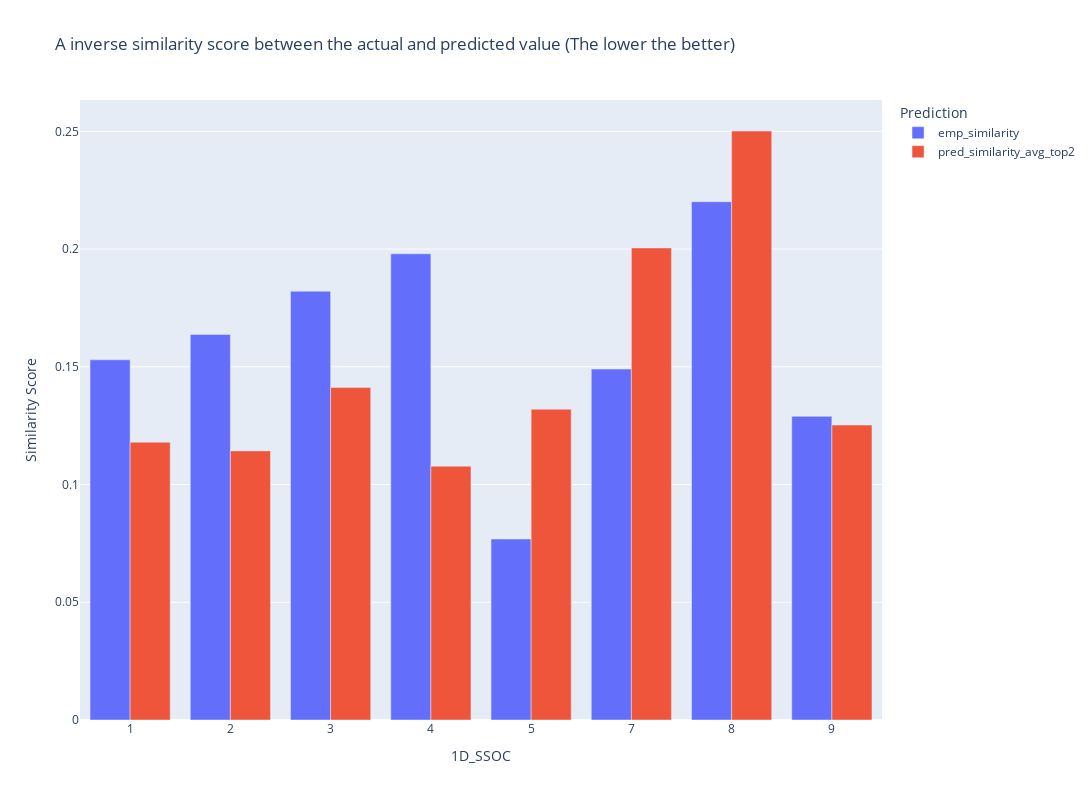

The notebook cell this image was saved under:
### Markdown cell above
From the graph below, we can come to two conclusions:

1. This supports point 3 that returning top 10 results causes too much variability across the different predictions. Returning only the top 2 results drastically reduces the difference scores.
2. For Group 5, 7 and 8. There is a need to focus on improving the prediction strength for these three groups.

### Code cell
fig = px.bar(distance_df_plot, x="1D_SSOC", color="Prediction",
             y='Similarity Score',
             title="A inverse similarity score between the actual and predicted value (The lower the better)",
             barmode='group'
            )

fig.update_layout(
    autosize=False,
    width=1600,
    height=800)

fig.show()

### Figure 1 — Plotly figure (JSON) as saved in the notebook; plotly's stock layout.template omitted (floating-point values rounded to 4 significant figures)
{"data": [{"alignmentgroup": "True", "hovertemplate": "Prediction=emp_similarity<br>1D_SSOC=%{x}<br>Similarity Score=%{y}<extra></extra>", "legendgroup": "emp_similarity", "marker": {"color": "#636efa", "pattern": {"shape": ""}}, "name": "emp_similarity", "offsetgroup": "emp_similarity", "orientation": "v", "showlegend": true, "textposition": "auto", "type": "bar", "x": ["1", "2", "3", "4", "5", "7", "8", "9"], "xaxis": "x", "y": [0.153, 0.1638, 0.1821, 0.198, 0.07686, 0.149, 0.2201, 0.129], "yaxis": "y"}, {"alignmentgroup": "True", "hovertemplate": "Prediction=pred_similarity_avg_top2<br>1D_SSOC=%{x}<br>Similarity Score=%{y}<extra></extra>", "legendgroup": "pred_similarity_avg_top2", "marker": {"color": "#EF553B", "pattern": {"shape": ""}}, "name": "pred_similarity_avg_top2", "offsetgroup": "pred_similarity_avg_top2", "orientation": "v", "showlegend": true, "textposition": "auto", "type": "bar", "x": ["1", "2", "3", "4", "5", "7", "8", "9"], "xaxis": "x", "y": [0.118, 0.1143, 0.1412, 0.1078, 0.132, 0.2005, 0.2501, 0.1252], "yaxis": "y"}], "layout": {"autosize": false, "barmode": "group", "height": 800, "legend": {"title": {"text": "Prediction"}, "tracegroupgap": 0}, "title": {"text": "A inverse similarity score between the actual and predicted value (The lower the better)"}, "width": 1600, "xaxis": {"anchor": "y", "autorange": true, "domain": [0, 1], "range": [-0.5, 7.5], "title": {"text": "1D_SSOC"}, "type": "category"}, "yaxis": {"anchor": "x", "autorange": true, "domain": [0, 1], "range": [0, 0.2633], "title": {"text": "Similarity Score"}, "type": "linear"}}}
